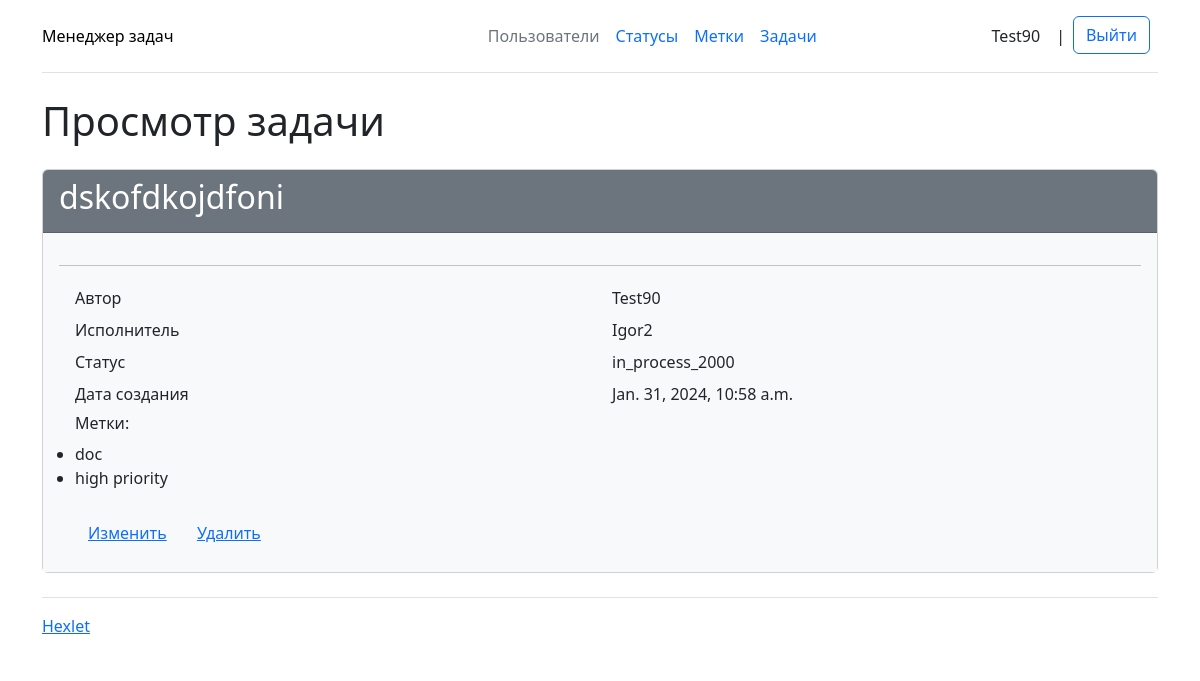
Before: /tasks/15/ (signed in) with the older database file.
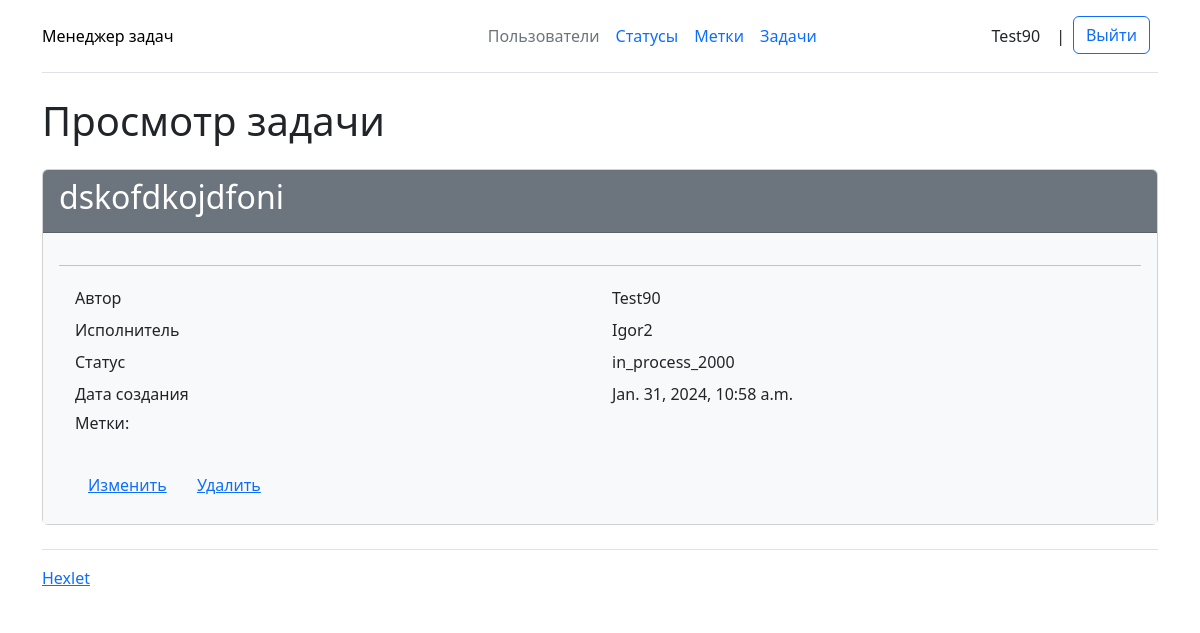
After: the same page with the newer database file.
### task_manager/label/models.py (models this page shows, shortened)
class Label(models.Model):
    name = models.CharField(max_length=100)
    created_at = models.DateTimeField(auto_now_add=True)
    updated_at = models.DateTimeField(auto_now=True)
    objects = models.Manager

### task_manager/task/views.py (the view)
# urls.py: path('<int:pk>/', views.TaskReadView.as_view(), name='tasks_read'),
class TaskReadView(LoginRequiredMixinWithMessage, DetailView):
    model = Task
    template_name = 'task/read.html'
    login_url = reverse_lazy('login_view')
    context_object_name = 'task'

### task_manager/status/models.py (called while the page is built)
    def __str__(self):
        return str(self.name)

### task_manager/utils.py (called while the page is built)
    def dispatch(self, request, *args, **kwargs):
        if not request.user.is_authenticated:
            messages.add_message(request, messages.ERROR, self.permission_denied_message)
            return self.handle_no_permission()
        return super(LoginRequiredMixinWithMessage, self).dispatch(request, *args, **kwargs)

### task_manager/templates/task/read.html (shortened to what this page needs)
{% extends "base.html" %}
{% block content %}
<h1 class="my-4">Просмотр задачи</h1>
<div class="card">
    <div class="card-header bg-secondary text-white">
        <h2>{{ task.name }}</h2>
    </div>
    <div class="card-body bg-light">
        <hr>
        <div class="container">
            <div class="row p-1">
                <div class="col">Автор</div>
                <div class="col">{{ task.author }}</div>
            </div>
            <div class="row p-1">
                <div class="col">Исполнитель</div>
                <div class="col">{{ task.executor }}</div>
            </div>
            <div class="row p-1">
                <div class="col">Статус</div>
                <div class="col">{{ task.status }}</div>
            </div>
            <div class="row p-1">
                <div class="col">Дата создания</div>
                <div class="col">{{ task.created_at }}</div>
            </div>
            <div class="row p-1">
                <div class="col"><h6>Метки:</h6></div>
                <ul>
                    {% if task.labels %}
                    {% for label in task.labels.all %}
                    <li>
                        {{ label.name }}
                    </li>
                    {% endfor %}
                    {% endif %}
                </ul>
            </div>
            <div class="row p-1">
                <div class="col">
                    <a class="btn btn-link" href="{% url 'tasks_update' task.id %}">Изменить</a>
                    <a class="btn btn-link" href="{% url 'tasks_delete' task.id %}">Удалить</a>
                </div>
            </div>
        </div>
    </div>
</div>
{% endblock %}

Changed rows visible on the page:
removed Label: name "doc"
removed Label: name "high priority"
